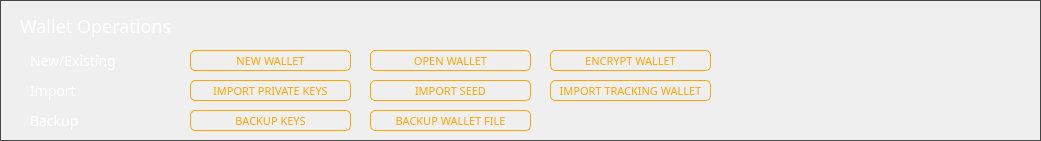
      <widget class="QGroupBox" name="groupBox_13">
       <property name="geometry">
        <rect>
         <x>0</x>
         <y>435</y>
         <width>1041</width>
         <height>141</height>
        </rect>
       </property>
       <property name="styleSheet">
        <string notr="true">border: 1px solid #444;</string>
       </property>
       <property name="title">
        <string/>
       </property>
       <widget class="QLabel" name="label_38">
        <property name="geometry">
         <rect>
          <x>20</x>
          <y>10</y>
          <width>311</width>
          <height>31</height>
         </rect>
        </property>
        <property name="font">
         <font>
          <family>Poppins</family>
          <pointsize>-1</pointsize>
         </font>
        </property>
        <property name="styleSheet">
         <string notr="true">color: #fff; 
font-size: 18px;
font-family: 'Poppins'; border: 0px;</string>
        </property>
        <property name="text">
         <string>Wallet Operations</string>
        </property>
        <property name="alignment">
         <set>Qt::AlignLeading|Qt::AlignLeft|Qt::AlignVCenter</set>
        </property>
       </widget>
       <widget class="QPushButton" name="m_openExistingWalletButton">
        <property name="geometry">
         <rect>
          <x>370</x>
          <y>50</y>
          <width>161</width>
          <height>21</height>
         </rect>
        </property>
        <property name="font">
         <font>
          <family>Poppins</family>
          <pointsize>-1</pointsize>
         </font>
        </property>
        <property name="styleSheet">
         <string notr="true">QPushButton#m_openExistingWalletButton
{
    color: orange; ;
    border: 1px solid orange;
    font-size: 11px;
    border-radius: 5px; font-family: 'Poppins';
}

QPushButton#m_openExistingWalletButton:hover
{
    color:#FFD700; ;
    border: 1px solid orange;
    font-size: 11px;
    border-radius: 5px;
    font-family: 'Poppins';
}</string>
        </property>
        <property name="text">
         <string>OPEN WALLET</string>
        </property>
       </widget>
       <widget class="QPushButton" name="m_createNewWalletButton">
        <property name="geometry">
         <rect>
          <x>190</x>
          <y>50</y>
          <width>161</width>
          <height>21</height>
         </rect>
        </property>
        <property name="font">
         <font>
          <family>Poppins</family>
          <pointsize>-1</pointsize>
         </font>
        </property>
        <property name="styleSheet">
         <string notr="true">QPushButton#m_createNewWalletButton
{
    color: orange; ;
    border: 1px solid orange;
    font-size: 11px;
    border-radius: 5px; font-family: 'Poppins';
}

QPushButton#m_createNewWalletButton:hover
{
    color:#FFD700; ;
    border: 1px solid orange;
    font-size: 11px;
    border-radius: 5px;
    font-family: 'Poppins';
}</string>
        </property>
        <property name="text">
         <string>NEW WALLET</string>
        </property>
       </widget>
       <widget class="QPushButton" name="m_encryptWalletButton">
        <property name="geometry">
         <rect>
          <x>550</x>
          <y>50</y>
          <width>161</width>
          <height>21</height>
         </rect>
        </property>
        <property name="font">
         <font>
          <family>Poppins</family>
          <pointsize>-1</pointsize>
         </font>
        </property>
        <property name="styleSheet">
         <string notr="true">QPushButton#m_encryptWalletButton
{
    color: orange; ;
    border: 1px solid orange;
    font-size: 11px;
    border-radius: 5px; font-family: 'Poppins';
}

QPushButton#m_encryptWalletButton:hover
{
    color:#FFD700; ;
    border: 1px solid orange;
    font-size: 11px;
    border-radius: 5px;
    font-family: 'Poppins';
}</string>
        </property>
        <property name="text">
         <string>ENCRYPT WALLET</string>
        </property>
       </widget>
       <widget class="QLabel" name="label_39">
        <property name="geometry">
         <rect>
          <x>30</x>
          <y>50</y>
          <width>121</width>
          <height>21</height>
         </rect>
        </property>
        <property name="font">
         <font>
          <family>Poppins</family>
          <pointsize>-1</pointsize>
         </font>
        </property>
        <property name="styleSheet">
         <string notr="true">color: #fff; 
font-size: 14px;
font-family: 'Poppins'; border: 0px;</string>
        </property>
        <property name="text">
         <string>New/Existing</string>
        </property>
        <property name="alignment">
         <set>Qt::AlignLeading|Qt::AlignLeft|Qt::AlignVCenter</set>
        </property>
       </widget>
       <widget class="QLabel" name="label_40">
        <property name="geometry">
         <rect>
          <x>30</x>
          <y>80</y>
          <width>121</width>
          <height>21</height>
         </rect>
        </property>
        <property name="font">
         <font>
          <family>Poppins</family>
          <pointsize>-1</pointsize>
         </font>
        </property>
        <property name="styleSheet">
         <string notr="true">color: #fff; 
font-size: 14px;
font-family: 'Poppins'; border: 0px;</string>
        </property>
        <property name="text">
         <string>Import</string>
        </property>
        <property name="alignment">
         <set>Qt::AlignLeading|Qt::AlignLeft|Qt::AlignVCenter</set>
        </property>
       </widget>
       <widget class="QLabel" name="label_41">
        <property name="geometry">
         <rect>
          <x>30</x>
          <y>110</y>
          <width>121</width>
          <height>21</height>
         </rect>
        </property>
        <property name="font">
         <font>
          <family>Poppins</family>
          <pointsize>-1</pointsize>
         </font>
        </property>
        <property name="styleSheet">
         <string notr="true">color: #fff; 
font-size: 14px;
font-family: 'Poppins'; border: 0px;</string>
        </property>
        <property name="text">
         <string>Backup</string>
        </property>
        <property name="alignment">
         <set>Qt::AlignLeading|Qt::AlignLeft|Qt::AlignVCenter</set>
        </property>
       </widget>
       <widget class="QPushButton" name="m_importTrackingWalletButton">
        <property name="geometry">
         <rect>
          <x>550</x>
          <y>80</y>
          <width>161</width>
          <height>21</height>
         </rect>
        </property>
        <property name="font">
         <font>
          <family>Poppins</family>
          <pointsize>-1</pointsize>
         </font>
        </property>
        <property name="styleSheet">
         <string notr="true">QPushButton#m_importTrackingWalletButton
{
    color: orange; ;
    border: 1px solid orange;
    font-size: 11px;
    border-radius: 5px; font-family: 'Poppins';
}

QPushButton#m_importTrackingWalletButton:hover
{
    color:#FFD700; ;
    border: 1px solid orange;
    font-size: 11px;
    border-radius: 5px;
    font-family: 'Poppins';
}</string>
        </property>
        <property name="text">
         <string>IMPORT TRACKING WALLET</string>
        </property>
       </widget>
       <widget class="QPushButton" name="m_backupKeysButton">
        <property name="geometry">
         <rect>
          <x>190</x>
          <y>110</y>
          <width>161</width>
          <height>21</height>
         </rect>
        </property>
        <property name="font">
         <font>
          <family>Poppins</family>
          <pointsize>-1</pointsize>
         </font>
        </property>
        <property name="styleSheet">
         <string notr="true">QPushButton#m_backupKeysButton
{
    color: orange; ;
    border: 1px solid orange;
    font-size: 11px;
    border-radius: 5px; font-family: 'Poppins';
}

QPushButton#m_backupKeysButton:hover
{
    color:#FFD700; ;
    border: 1px solid orange;
    font-size: 11px;
    border-radius: 5px;
    font-family: 'Poppins';
}</string>
        </property>
        <property name="text">
         <string>BACKUP KEYS</string>
        </property>
       </widget>
       <widget class="QPushButton" name="m_importSpendKeyButton">
        <property name="geometry">
         <rect>
          <x>190</x>
          <y>80</y>
          <width>161</width>
          <height>21</height>
         </rect>
        </property>
        <property name="font">
         <font>
          <family>Poppins</family>
          <pointsize>-1</pointsize>
         </font>
        </property>
        <property name="styleSheet">
         <string notr="true">QPushButton#m_importSpendKeyButton
{
    color: orange; ;
    border: 1px solid orange;
    font-size: 11px;
    border-radius: 5px; font-family: 'Poppins';
}

QPushButton#m_importSpendKeyButton:hover
{
    color:#FFD700; ;
    border: 1px solid orange;
    font-size: 11px;
    border-radius: 5px;
    font-family: 'Poppins';
}</string>
        </property>
        <property name="text">
         <string>IMPORT PRIVATE KEYS</string>
        </property>
       </widget>
       <widget class="QPushButton" name="m_backupKeysButton_2">
        <property name="geometry">
         <rect>
          <x>370</x>
          <y>110</y>
          <width>161</width>
          <height>21</height>
         </rect>
        </property>
        <property name="font">
         <font>
          <family>Poppins</family>
          <pointsize>-1</pointsize>
         </font>
        </property>
        <property name="styleSheet">
         <string notr="true">QPushButton#m_backupKeysButton_2
{
    color: orange; ;
    border: 1px solid orange;
    font-size: 11px;
    border-radius: 5px; font-family: 'Poppins';
}

QPushButton#m_backupKeysButton_2:hover
{
    color:#FFD700; ;
    border: 1px solid orange;
    font-size: 11px;
    border-radius: 5px;
    font-family: 'Poppins';
}</string>
        </property>
        <property name="text">
         <string>BACKUP WALLET FILE</string>
        </property>
       </widget>
       <widget class="QPushButton" name="m_importSeedButton">
        <property name="geometry">
         <rect>
          <x>370</x>
          <y>80</y>
          <width>161</width>
          <height>21</height>
         </rect>
        </property>
        <property name="font">
         <font>
          <family>Poppins</family>
          <pointsize>-1</pointsize>
         </font>
        </property>
        <property name="styleSheet">
         <string notr="true">QPushButton#m_importSeedButton
{
    color: orange; ;
    border: 1px solid orange;
    font-size: 11px;
    border-radius: 5px; font-family: 'Poppins';
}

QPushButton#m_importSeedButton:hover
{
    color:#FFD700; ;
    border: 1px solid orange;
    font-size: 11px;
    border-radius: 5px;
    font-family: 'Poppins';
}</string>
        </property>
        <property name="text">
         <string>IMPORT SEED</string>
        </property>
       </widget>
      </widget>
